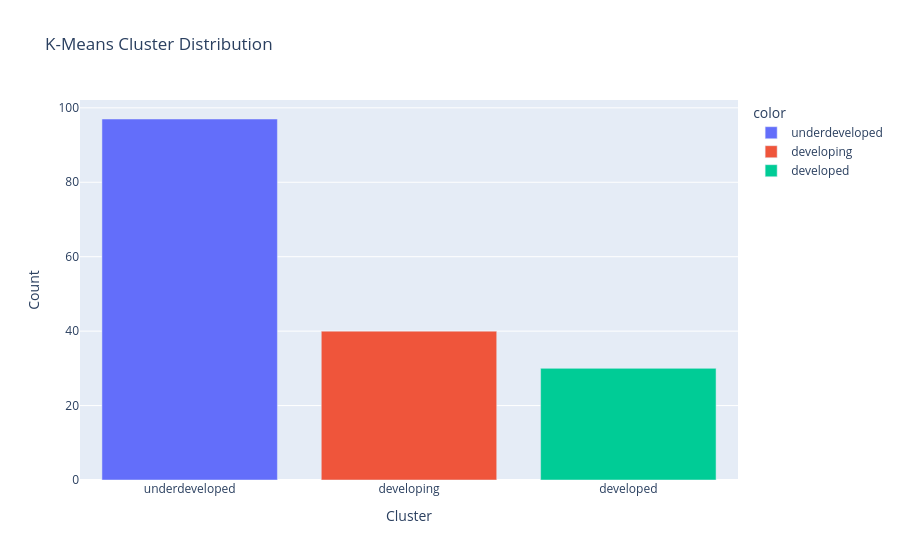

Write notebook code for a chart like this one.
### Markdown cell above
## K-Means Model results

### Code cell
import plotly.express as px
import plotly.io as pio

bar_fig = px.bar(
    df_final,
    x=df_final['k_means_cluster'].value_counts().index,
    y=df_final['k_means_cluster'].value_counts().values,
    color=df_final['k_means_cluster'].value_counts().index,
    title='K-Means Cluster Distribution'
)

bar_fig.update_xaxes(title='Cluster')
bar_fig.update_yaxes(title='Count')

pio.show(bar_fig)

### Figure 1 — Plotly figure (JSON) as saved in the notebook; plotly's stock layout.template omitted (floating-point values rounded to 4 significant figures)
{"data": [{"alignmentgroup": "True", "hovertemplate": "color=underdeveloped<br>x=%{x}<br>y=%{y}<extra></extra>", "legendgroup": "underdeveloped", "marker": {"color": "#636efa", "pattern": {"shape": ""}}, "name": "underdeveloped", "offsetgroup": "underdeveloped", "orientation": "v", "showlegend": true, "textposition": "auto", "type": "bar", "x": ["underdeveloped"], "xaxis": "x", "y": [97], "yaxis": "y"}, {"alignmentgroup": "True", "hovertemplate": "color=developing<br>x=%{x}<br>y=%{y}<extra></extra>", "legendgroup": "developing", "marker": {"color": "#EF553B", "pattern": {"shape": ""}}, "name": "developing", "offsetgroup": "developing", "orientation": "v", "showlegend": true, "textposition": "auto", "type": "bar", "x": ["developing"], "xaxis": "x", "y": [40], "yaxis": "y"}, {"alignmentgroup": "True", "hovertemplate": "color=developed<br>x=%{x}<br>y=%{y}<extra></extra>", "legendgroup": "developed", "marker": {"color": "#00cc96", "pattern": {"shape": ""}}, "name": "developed", "offsetgroup": "developed", "orientation": "v", "showlegend": true, "textposition": "auto", "type": "bar", "x": ["developed"], "xaxis": "x", "y": [30], "yaxis": "y"}], "layout": {"barmode": "relative", "legend": {"title": {"text": "color"}, "tracegroupgap": 0}, "title": {"text": "K-Means Cluster Distribution"}, "xaxis": {"anchor": "y", "domain": [0, 1], "title": {"text": "Cluster"}}, "yaxis": {"anchor": "x", "domain": [0, 1], "title": {"text": "Count"}}}}
